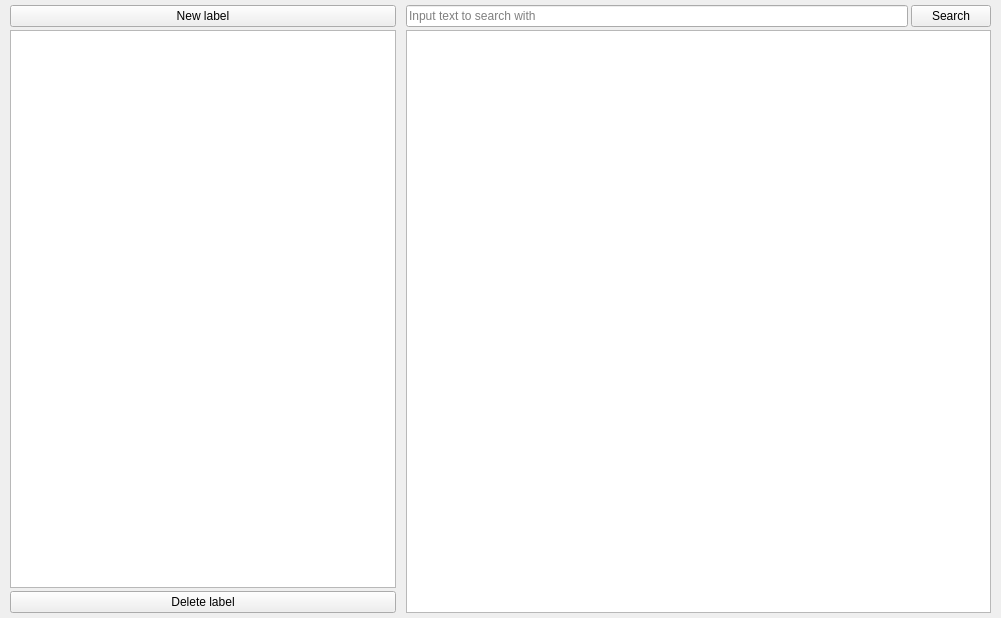
<?xml version="1.0" encoding="UTF-8"?>
<ui version="4.0">
 <class>MainWindow</class>
 <widget class="QMainWindow" name="MainWindow">
  <property name="geometry">
   <rect>
    <x>0</x>
    <y>0</y>
    <width>1001</width>
    <height>618</height>
   </rect>
  </property>
  <property name="windowTitle">
   <string>MainWindow</string>
  </property>
  <widget class="QWidget" name="centralwidget">
   <layout class="QHBoxLayout" name="horizontalLayout" stretch="2,3">
    <property name="spacing">
     <number>0</number>
    </property>
    <property name="leftMargin">
     <number>5</number>
    </property>
    <property name="topMargin">
     <number>5</number>
    </property>
    <property name="rightMargin">
     <number>5</number>
    </property>
    <property name="bottomMargin">
     <number>5</number>
    </property>
    <item>
     <widget class="QWidget" name="labelsWidget" native="true">
      <layout class="QVBoxLayout" name="verticalLayout" stretch="0,12,0">
       <property name="spacing">
        <number>3</number>
       </property>
       <property name="leftMargin">
        <number>5</number>
       </property>
       <property name="topMargin">
        <number>0</number>
       </property>
       <property name="rightMargin">
        <number>5</number>
       </property>
       <property name="bottomMargin">
        <number>0</number>
       </property>
       <item>
        <widget class="QPushButton" name="newLabelBtn">
         <property name="text">
          <string>New label</string>
         </property>
        </widget>
       </item>
       <item>
        <widget class="QListWidget" name="labelsListWidget">
         <property name="font">
          <font>
           <pointsize>13</pointsize>
           <weight>75</weight>
           <bold>true</bold>
           <underline>false</underline>
           <strikeout>false</strikeout>
           <kerning>true</kerning>
          </font>
         </property>
         <property name="cursor" stdset="0">
          <cursorShape>ArrowCursor</cursorShape>
         </property>
         <property name="focusPolicy">
          <enum>Qt::NoFocus</enum>
         </property>
         <property name="layoutDirection">
          <enum>Qt::LeftToRight</enum>
         </property>
         <property name="autoFillBackground">
          <bool>false</bool>
         </property>
         <property name="horizontalScrollBarPolicy">
          <enum>Qt::ScrollBarAlwaysOff</enum>
         </property>
         <property name="sizeAdjustPolicy">
          <enum>QAbstractScrollArea::AdjustToContentsOnFirstShow</enum>
         </property>
         <property name="editTriggers">
          <set>QAbstractItemView::DoubleClicked|QAbstractItemView::EditKeyPressed</set>
         </property>
         <property name="dragEnabled">
          <bool>false</bool>
         </property>
         <property name="dragDropOverwriteMode">
          <bool>false</bool>
         </property>
         <property name="dragDropMode">
          <enum>QAbstractItemView::NoDragDrop</enum>
         </property>
         <property name="selectionMode">
          <enum>QAbstractItemView::NoSelection</enum>
         </property>
         <property name="isWrapping" stdset="0">
          <bool>false</bool>
         </property>
        </widget>
       </item>
       <item>
        <widget class="QPushButton" name="deleteLabelBtn">
         <property name="text">
          <string>Delete label</string>
         </property>
        </widget>
       </item>
      </layout>
     </widget>
    </item>
    <item>
     <widget class="QWidget" name="previewWidget" native="true">
      <layout class="QVBoxLayout" name="verticalLayout_2" stretch="0,0">
       <property name="spacing">
        <number>3</number>
       </property>
       <property name="leftMargin">
        <number>5</number>
       </property>
       <property name="topMargin">
        <number>0</number>
       </property>
       <property name="rightMargin">
        <number>5</number>
       </property>
       <property name="bottomMargin">
        <number>0</number>
       </property>
       <item>
        <layout class="QHBoxLayout" name="horizontalLayout_2">
         <item>
          <widget class="QLineEdit" name="lineEdit">
           <property name="text">
            <string/>
           </property>
           <property name="placeholderText">
            <string>Input text to search with</string>
           </property>
          </widget>
         </item>
         <item>
          <widget class="QPushButton" name="pushButton">
           <property name="text">
            <string>Search</string>
           </property>
          </widget>
         </item>
        </layout>
       </item>
       <item>
        <widget class="QListWidget" name="notesListWidget">
         <property name="font">
          <font>
           <pointsize>13</pointsize>
           <weight>75</weight>
           <bold>true</bold>
           <underline>false</underline>
           <strikeout>false</strikeout>
           <kerning>true</kerning>
          </font>
         </property>
         <property name="cursor" stdset="0">
          <cursorShape>ArrowCursor</cursorShape>
         </property>
         <property name="focusPolicy">
          <enum>Qt::NoFocus</enum>
         </property>
         <property name="layoutDirection">
          <enum>Qt::LeftToRight</enum>
         </property>
         <property name="autoFillBackground">
          <bool>false</bool>
         </property>
         <property name="horizontalScrollBarPolicy">
          <enum>Qt::ScrollBarAlwaysOff</enum>
         </property>
         <property name="sizeAdjustPolicy">
          <enum>QAbstractScrollArea::AdjustToContentsOnFirstShow</enum>
         </property>
         <property name="editTriggers">
          <set>QAbstractItemView::DoubleClicked|QAbstractItemView::EditKeyPressed</set>
         </property>
         <property name="dragEnabled">
          <bool>false</bool>
         </property>
         <property name="dragDropOverwriteMode">
          <bool>false</bool>
         </property>
         <property name="dragDropMode">
          <enum>QAbstractItemView::NoDragDrop</enum>
         </property>
         <property name="selectionMode">
          <enum>QAbstractItemView::NoSelection</enum>
         </property>
        </widget>
       </item>
      </layout>
     </widget>
    </item>
   </layout>
  </widget>
 </widget>
 <resources/>
 <connections/>
</ui>
